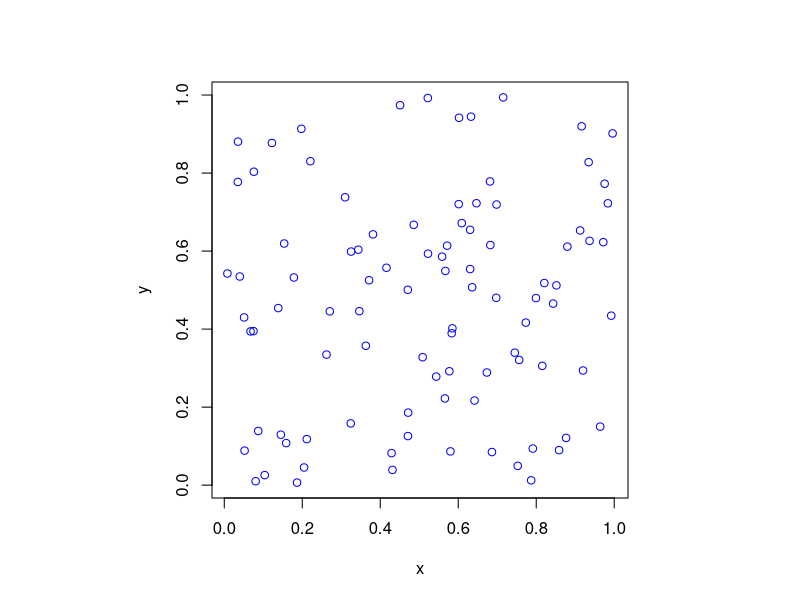

The R script that drew this image:
#Simulate a Poisson point process on a rectangle.
#Author: H. Paul Keeler, 2018.

#Simulation window parameters
xMin=0;xMax=1;
yMin=0;yMax=1;
xDelta=xMax-xMin;yDelta=yMax-yMin; #rectangle dimensions
areaTotal=xDelta*yDelta;

#Point process parameters
lambda=100; #intensity (ie mean density) of the Poisson process

#Simulate a Poisson point process
numbPoints=rpois(1,areaTotal*lambda);#Poisson number of points
xx=xDelta*runif(numbPoints)+xMin;#x coordinates of Poisson points
yy=xDelta*runif(numbPoints)+yMin;#y coordinates of Poisson points

#Plotting
par(pty="s")
plot(xx,yy,'p',xlab='x',ylab='y',col='blue');
